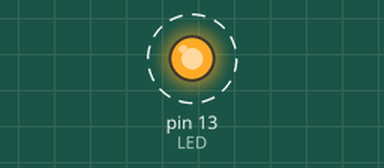
The sketch below on a simulated Arduino Uno, built with avr-gcc and run on an emulated ATmega328P. On the bench: output pins drawn as LEDs (lit = HIGH). Dashed ring = blinking. What the sketch prints to the serial monitor is not drawn.

Above: at 0.5 s.
Timing chart, 0 to 4.6 s (numbered marks = the images above):
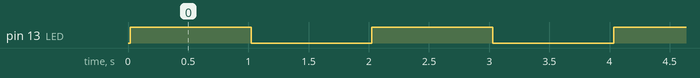

The sketch:

serial_output.ino
```cpp
#include <SoftwareSerial.h>

const int RX = 10;
const int TX = 11;
SoftwareSerial mySerial(RX, TX);

const int LED = 13;

unsigned long now = 0;

void setup() {
  pinMode(LED, OUTPUT);

  Serial.begin(9600);
  Serial.println("Hello, world?");

  mySerial.begin(9600);
  mySerial.println("Hello, my world?");
}

void printAndWait() {
  now = (millis() / 1000) % 8;

  Serial.println(now);
  mySerial.println(now);

  delay(1000);
}

void loop() {
  digitalWrite(LED, HIGH);
  printAndWait();
  digitalWrite(LED, LOW);
  printAndWait();
}
```

Measured:
- by itself, pin 13 (LED): alternates HIGH for 1.0 s and LOW for 1.0 s
